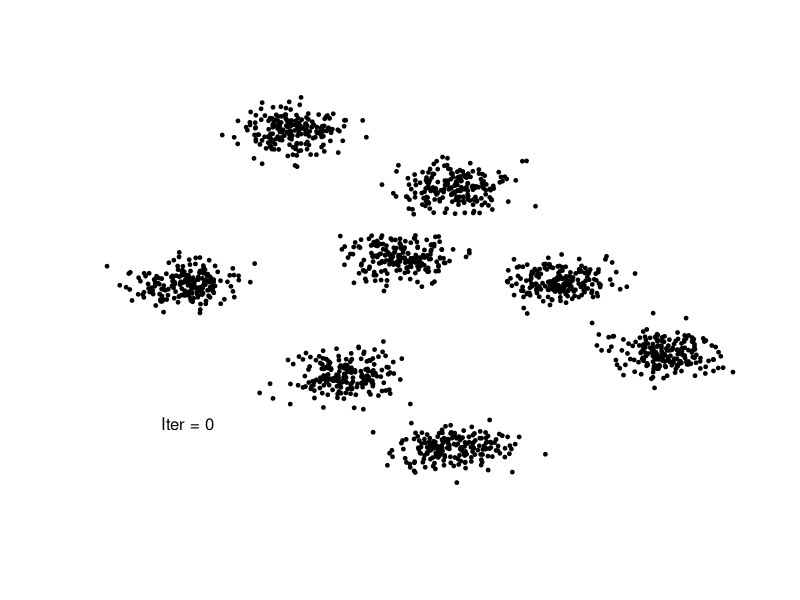
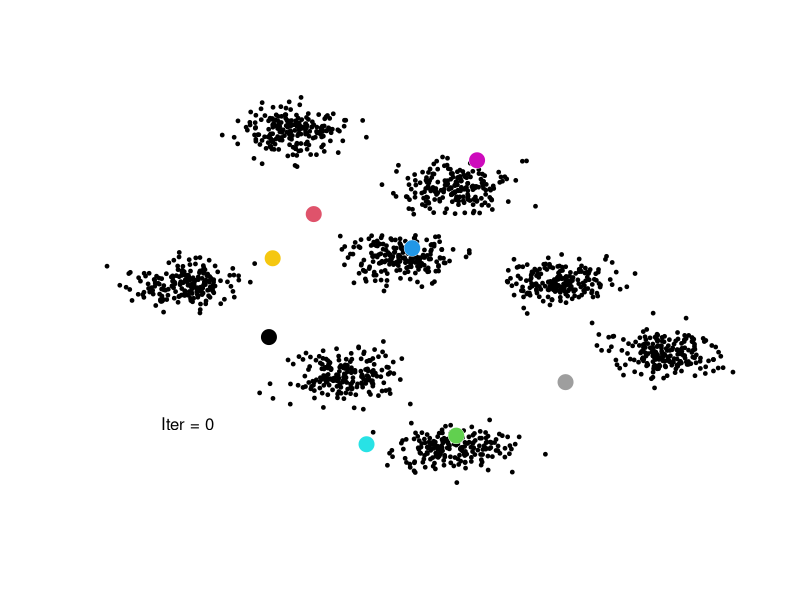
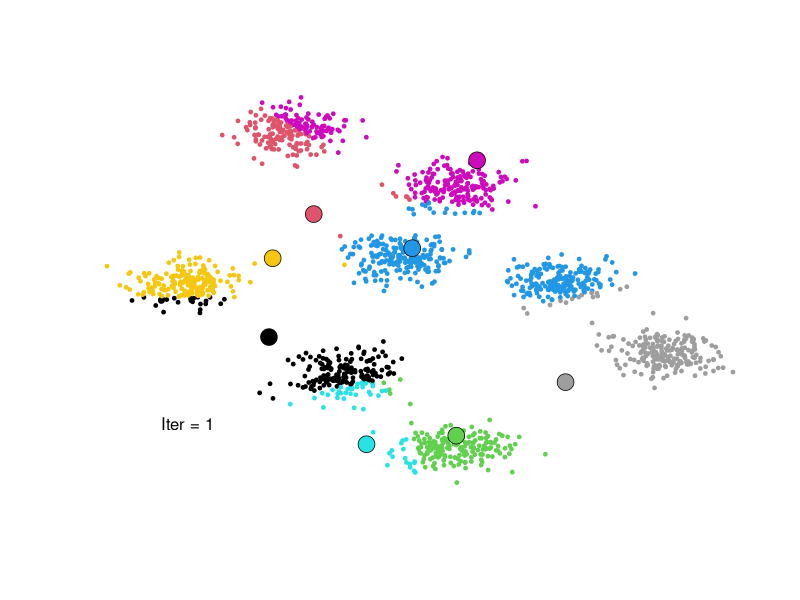
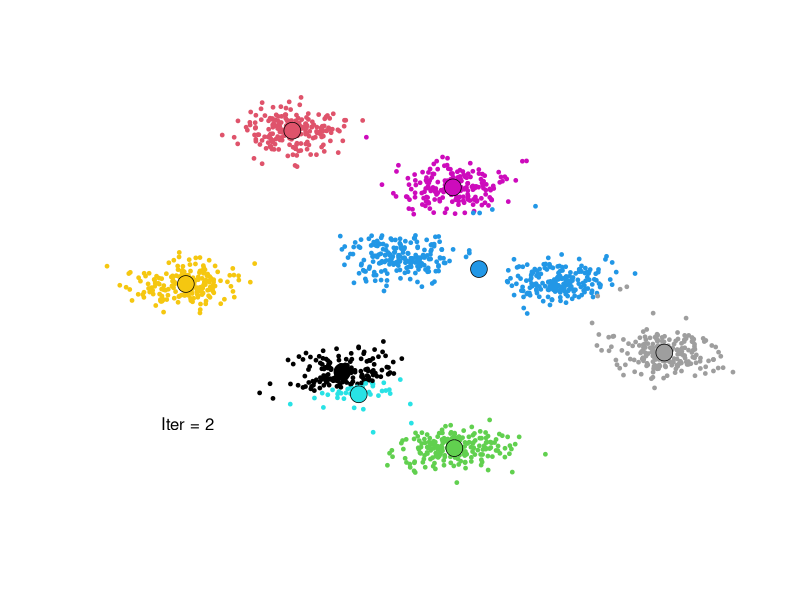
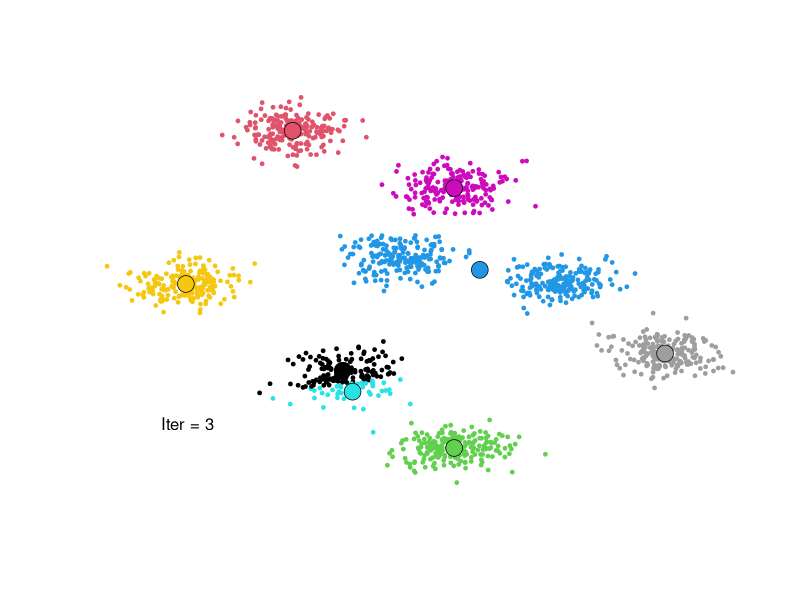
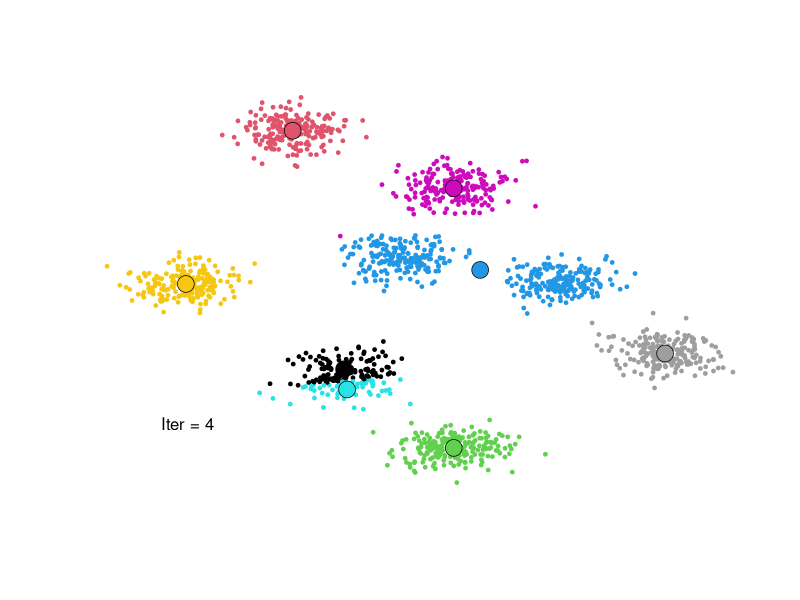
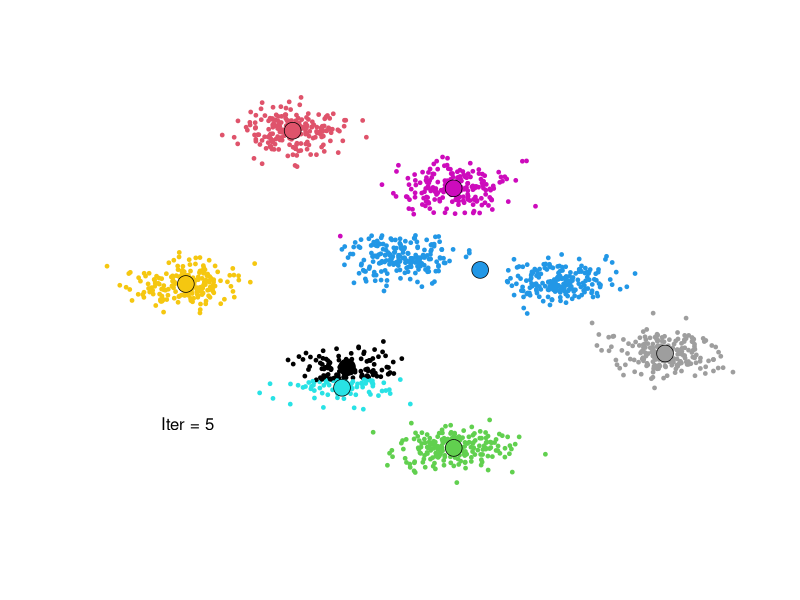
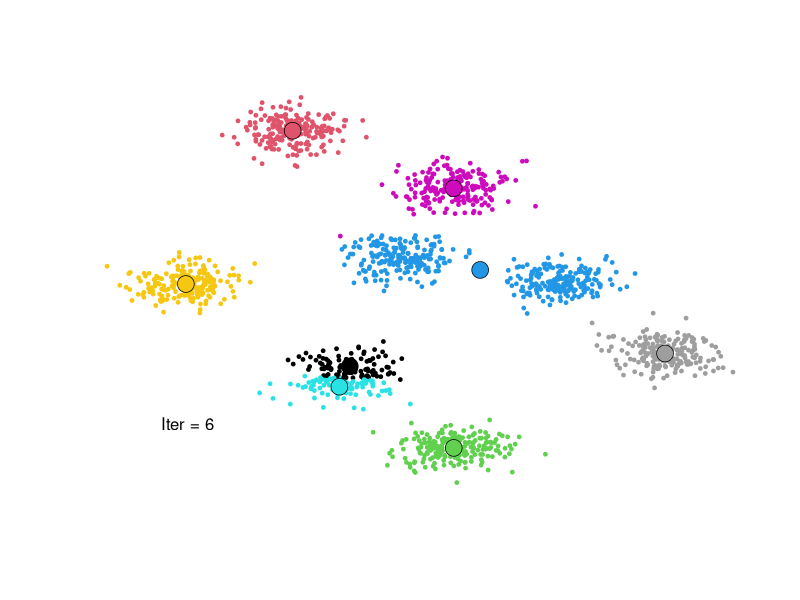

Write R code to recreate these figures, in order.
#################################
#Kmeans Algorithm: Step by Step #
#################################

#Note that these examples are meant to be illustrative of a 2-dimensional clustering example to provide context

###########
#FUNCTIONS#
###########

#Create Initial Random Assignments
randomMat <- function(x, k){
  #Set matrix: Col1 = cluster ID, all others are random values
  mat <- as.data.frame(matrix(NA, ncol = ncol(x)+1, nrow =k))
  
  #Label clusters
  mat[,1] <- 1:k
  
  #Draw random value for each variable 
  for(i in 1:ncol(x)){
    mat[,i+1] <- rnorm(k, mean(x[,i]), sd(x[,i]))
  }
  
  #Prep output
  mat <- as.data.frame(mat)
  colnames(mat) <- c("cluster", paste0("v",1:ncol(x)))
  return(mat)
}

#Calculate new centroid
updateCentroid <- function(x, clust = 3){
  
  temp <-  as.data.frame(matrix(NA, ncol = ncol(x), nrow = max(x[,clust])))
  temp[,1] <- 1:max(x[,clust])
  for(i in 1:(ncol(x)-1)){
    a <- aggregate(x[,i], by = list(cluster  = x[,clust]), FUN = mean)
    temp[, i+1] <- a[,2]
  }
  
  return(temp)
}

#Assign Centroids 
assignCentroid <- function(x, xref){
  #Set up placeholder
  out <-  as.data.frame(matrix(NA, ncol = ncol(xref)-1, nrow =nrow(x)))
  
  #Loop through each centroid in reference
  for(j in 1:nrow(xref)){
    vec <- vector(length = nrow(x))
    
    #Loop through each row to calculate distance components
    for(i in 1:ncol(x)){
      vec <- vec + (x[,i] - xref[j, i+1])^2
    }
    
    #Save out
    out[,j] <- vec
  }
  
  #Match cluster
  out$cluster <- NA
  for(i in 1:nrow(out)){
    out$cluster[i] <- match(min(out[i, 1:nrow(xref)]), out[i, 1:nrow(xref)])
  }
  
  out <- out$cluster
  
  return(out)
}


#######
#TEST #
#######  
  
  #Parameters
  sd <- 5
  n <- 200
  k <- 8
  
  #Generate data
  df <- rbind(data.frame(x = rnorm(n,-30,sd), y = rnorm(n,10,sd)),
              data.frame(x = rnorm(n,10,sd), y = rnorm(n,20,sd)),
              data.frame(x = rnorm(n,20,sd), y = rnorm(n,50,sd)),
              data.frame(x = rnorm(n,20,sd), y = rnorm(n,-60,sd)),
              data.frame(x = rnorm(n,60,sd), y = rnorm(n,-20,sd)),
              data.frame(x = rnorm(n,0,sd), y = rnorm(n,-30,sd)),
              data.frame(x = rnorm(n,40,sd), y = rnorm(n,10,sd)),
              data.frame(x = rnorm(n,-10,sd), y = rnorm(n,75,sd)))
  
  #Set Clusters
  
  #Base Graph
  plot(df$x, df$y, yaxt='n', ann=FALSE, xaxt='n', 
       frame.plot=FALSE, pch = 19, cex = 0.5)
  text(-30,-50, "Iter = 0")
  
  #Initialization
  
  ref.file <- randomMat(df, k)
  df2 <- df
  df2$out <- assignCentroid(df, ref.file)
  
  #Random Centroids
  plot(df$x, df$y, yaxt='n', ann=FALSE, xaxt='n', 
       frame.plot=FALSE, pch = 19, cex = 0.5)
    text(-30,-50, "Iter = 0")
    points(ref.file$v1, ref.file$v2, col = "white", pch = 19, cex = 2.1)
    points(ref.file$v1, ref.file$v2, col = ref.file$cluster, pch = 19, cex = 2)
  
  
  #Graph: First Assignments
  library(ggplot2)
  plot(df2$x, df2$y, yaxt='n', ann=FALSE, xaxt='n',  col = df2$out, 
       frame.plot=FALSE, pch = 19, cex = 0.5)
    text(-30,-50, "Iter = 1")
    points(ref.file$v1, ref.file$v2, col = "black", pch = 19, cex = 2.2)
    points(ref.file$v1, ref.file$v2, col = ref.file$cluster, pch = 19, cex = 2)
  
  
  #Iterations
  done <- 0
  prior <- 10
  counter <- 2
  
  while(done == 0){
    #Calculate assignments #2
    df2$out <- assignCentroid(df, updateCentroid(df2))
    
    #Find centroid
    ref.file <- cbind(aggregate(df2$x, by = list(cluster = df2$out), FUN = mean),
                      aggregate(df2$y, by = list(cluster = df2$out), FUN = mean)[,2])
    
    #Plot graph
    plot(df2$x, df2$y, yaxt='n', ann=FALSE, xaxt='n',  col = df2$out, 
         frame.plot=FALSE, pch = 19, cex = 0.5)
    text(-30,-50, paste0("Iter = ",counter))
    points(ref.file[,2], ref.file[,3], col = "black", pch = 19, cex = 2.2)
    points(ref.file[,2], ref.file[,3], col = ref.file[,1], pch = 19, cex = 2)
    
    
    
    if(sum(prior == df2$out) == nrow(df2)){
      done <- 1
    } else {
      prior <- df2$out
      counter <- counter + 1
    }
    print(counter)
  }
  
